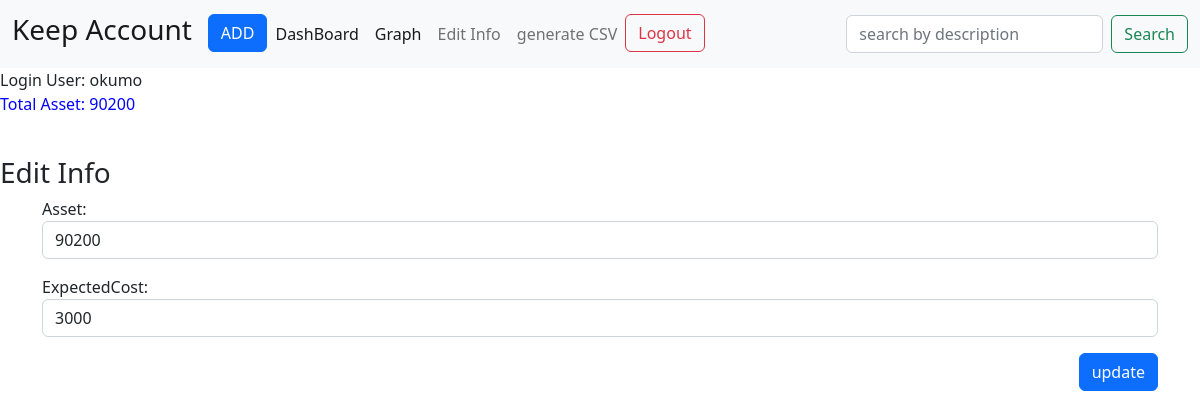
The app's page /keepAccount/asset (signed in), older data.
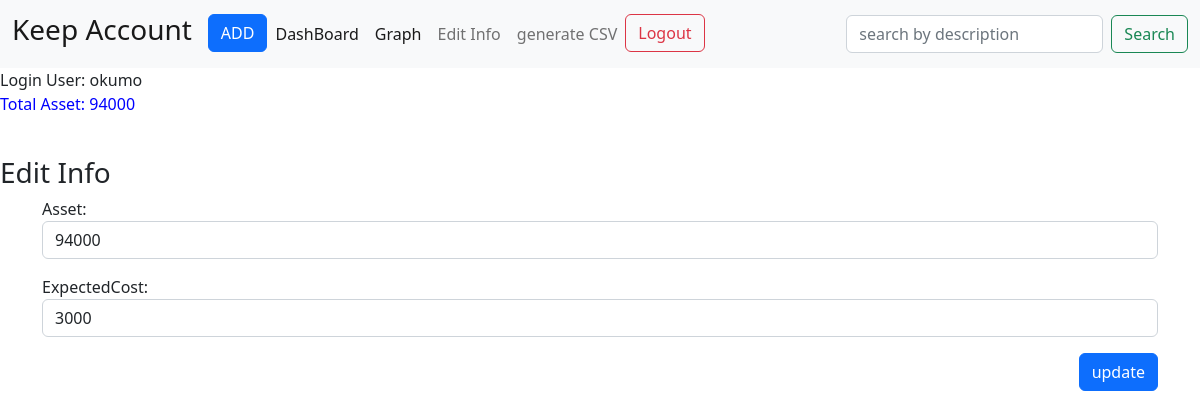
The same page, newer data.
### keepAccount/models.py (models this page shows, shortened)
class assets(models.Model):
    user=models.OneToOneField(User,blank=True,null=True, on_delete=models.CASCADE)
    asset=models.IntegerField(blank=True)
    expectedCost=models.IntegerField(blank=True)

### keepAccount/views.py (the view)
# urls.py: path('asset',views.asset,name='asset')
def asset(request):
    if request.method=="POST":
        if assets.objects.filter(user=request.user).exists():
            item=assets.objects.get(user=request.user)
            form=assetForm(request.POST or None, instance=item)
            if form.is_valid():
                    add=form.save(commit=False)
                    add.user=request.user
                    add.save()
                    return HttpResponseRedirect(reverse('index'))
        else:
            form=assetForm(request.POST)
            if form.is_valid():
                    add=form.save(commit=False)
                    add.user=request.user
                    add.save()
                    return HttpResponseRedirect(reverse('index'))
    else:
        if assets.objects.filter(user=request.user).exists():
            item=assets.objects.get(user=request.user)
            form=assetForm(request.POST or None, instance=item)
            return render(request,'keepAccount/asset.html',{
                'editForm':editForm,
                'item':item,
                'form':form,
                'items':item.asset
            })
        else:
            return render(request,'keepAccount/asset.html',{
            'editForm':editForm,
            'form':assetForm,
            })

### keepAccount/forms.py
class assetForm(ModelForm):
    class Meta:
        model=assets
        fields=('asset','expectedCost')
    def __init__(self, *args, **kwargs):
        super(assetForm,self).__init__(*args, **kwargs)
        self.fields['asset'].widget.attrs['class']='form-control'
        self.fields['expectedCost'].widget.attrs['class']='form-control'

### keepAccount/templates/keepAccount/asset.html (shortened to what this page needs)
{% extends "keepAccount/base.html" %}
{% block body %}
<h3>Edit Info</h3>
<div class="container">
    <form action="{% url 'asset' %}" method="POST">
        {{form.as_p}}
        <div class="modal-footer">
            <input type="submit" value="update" class="btn btn-primary">
        </div>
    </form>
</div>
{% endblock %}

### keepAccount/templates/keepAccount/base.html (shortened to what this page needs)
<!DOCTYPE html>
<html lang="en">
<head>
    <link href="https://cdn.jsdelivr.net/npm/bootstrap@5.2.3/dist/css/bootstrap.min.css" rel="stylesheet"
>
</head>
<body>
    <nav class="navbar navbar-expand-lg bg-light">
        <div class="container-fluid">
            <a class="navbar-brand" href="{% url 'index' %}">
                <h3>Keep Account</h3>
            </a>
            <div class="collapse navbar-collapse" id="navbarSupportedContent">
                <ul class="navbar-nav me-auto mb-2 mb-lg-0">
                    <li class="nav-item">
                        <button type="button" class="btn btn-primary" data-bs-toggle="modal"
                            data-bs-target="#exampleModal">
                            ADD
                        </button>
                    </li>
                    <li class="nav-item">
                        <a class="nav-link active" href="{%url 'overview'%}">DashBoard</a>
                    </li>
                    <li><a class="nav-link active" href="{% url 'graph' %}">Graph</a></li>
                    <li class="nav-item">
                        <a class="nav-link" href="{% url 'asset' %}">Edit Info</a>
                    </li>
                    <li class="nav-item">
                        <a class="nav-link" href="{% url 'generateCSV' %}">generate CSV</a>
                    </li>
                    <li class="nav-item">
                        {% if user.is_authenticated %}
                        <a class="btn btn-outline-danger" href="{%url 'logout'%}">Logout</a>
                        {% else %}
                        <a class="btn btn-outline-danger" href="{%url 'login'%}">Log In Here</a>
                        {% endif %}
                    </li>
                </ul>
                <form class="d-flex" role="search" action="{% url 'search'%}" method="POST">
                    <input class="form-control me-2" type="search" placeholder="search by description"
                        aria-label="Search" name="searched">
                    <button class="btn btn-outline-success" type="submit">Search</button>
                </form>
            </div>
        </div>
    </nav>
    Login User: {{user}}
    <br>
    <p style="color: blue;">
        {% if items %}
        Total Asset: {{items}}
        {% endif %}
    </p>
    <br>
    {% block body %}
    {% endblock %}
</body>
</html>

Row changes from the older to the newer data that the page shows:
changed assets: asset "90200" → "94000"
Text that changed along with them:
{{ items }}: "90200" → "94000"
